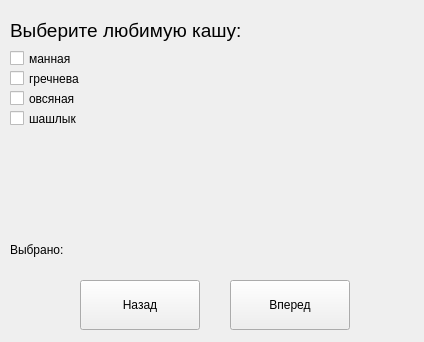
<?xml version="1.0" encoding="UTF-8"?>
<ui version="4.0">
 <class>chilhood</class>
 <widget class="QWidget" name="chilhood">
  <property name="geometry">
   <rect>
    <x>0</x>
    <y>0</y>
    <width>424</width>
    <height>342</height>
   </rect>
  </property>
  <property name="windowTitle">
   <string>Form</string>
  </property>
  <widget class="QLabel" name="chilhoodLbl2">
   <property name="geometry">
    <rect>
     <x>10</x>
     <y>10</y>
     <width>311</width>
     <height>41</height>
    </rect>
   </property>
   <property name="text">
    <string>&lt;html&gt;&lt;head/&gt;&lt;body&gt;&lt;p&gt;&lt;span style=&quot; font-size:14pt;&quot;&gt;Выберите любимую кашу:&lt;/span&gt;&lt;/p&gt;&lt;/body&gt;&lt;/html&gt;</string>
   </property>
  </widget>
  <widget class="QLabel" name="chilhoodLbl1">
   <property name="geometry">
    <rect>
     <x>10</x>
     <y>240</y>
     <width>171</width>
     <height>20</height>
    </rect>
   </property>
   <property name="text">
    <string>Выбрано: </string>
   </property>
  </widget>
  <widget class="QPushButton" name="Back">
   <property name="geometry">
    <rect>
     <x>80</x>
     <y>280</y>
     <width>120</width>
     <height>50</height>
    </rect>
   </property>
   <property name="text">
    <string>Назад</string>
   </property>
  </widget>
  <widget class="QPushButton" name="Next">
   <property name="geometry">
    <rect>
     <x>230</x>
     <y>280</y>
     <width>120</width>
     <height>50</height>
    </rect>
   </property>
   <property name="text">
    <string>Вперед</string>
   </property>
  </widget>
  <widget class="QLabel" name="label_img">
   <property name="geometry">
    <rect>
     <x>160</x>
     <y>50</y>
     <width>241</width>
     <height>171</height>
    </rect>
   </property>
   <property name="text">
    <string/>
   </property>
  </widget>
  <widget class="QCheckBox" name="checkBox_0">
   <property name="geometry">
    <rect>
     <x>10</x>
     <y>50</y>
     <width>70</width>
     <height>17</height>
    </rect>
   </property>
   <property name="text">
    <string>манная </string>
   </property>
  </widget>
  <widget class="QCheckBox" name="checkBox_1">
   <property name="geometry">
    <rect>
     <x>10</x>
     <y>70</y>
     <width>70</width>
     <height>17</height>
    </rect>
   </property>
   <property name="text">
    <string>гречневая</string>
   </property>
  </widget>
  <widget class="QCheckBox" name="checkBox_2">
   <property name="geometry">
    <rect>
     <x>10</x>
     <y>90</y>
     <width>70</width>
     <height>17</height>
    </rect>
   </property>
   <property name="text">
    <string>овсяная</string>
   </property>
  </widget>
  <widget class="QCheckBox" name="checkBox_3">
   <property name="geometry">
    <rect>
     <x>10</x>
     <y>110</y>
     <width>70</width>
     <height>17</height>
    </rect>
   </property>
   <property name="text">
    <string>шашлык</string>
   </property>
  </widget>
  <widget class="QLabel" name="label_3">
   <property name="geometry">
    <rect>
     <x>250</x>
     <y>230</y>
     <width>131</width>
     <height>16</height>
    </rect>
   </property>
   <property name="text">
    <string/>
   </property>
  </widget>
 </widget>
 <resources/>
 <connections/>
</ui>
